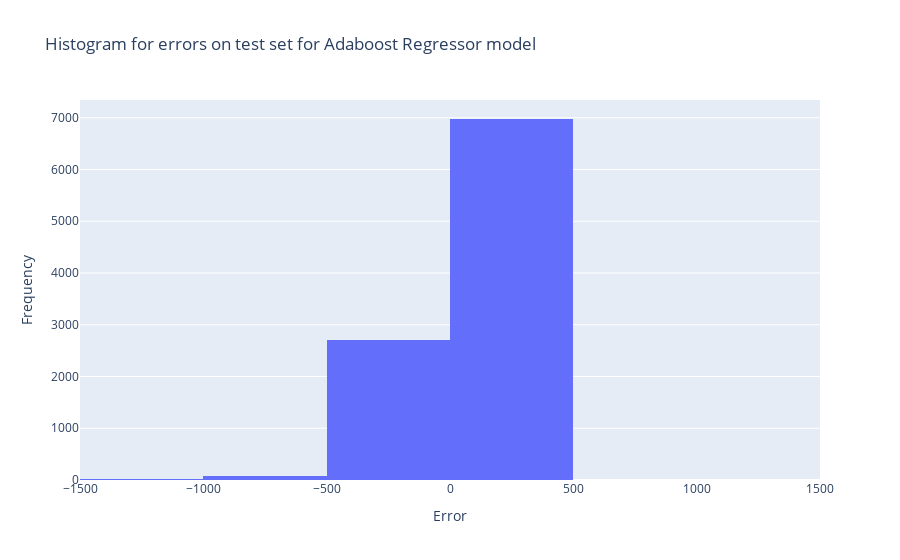

The code cell stored with this chart in its notebook:
### Code cell
hist_plot("Adaboost Regressor", y_test, y_pred_ada)

### Figure 1 — Plotly figure (JSON) as saved in the notebook; plotly's stock layout.template omitted (floating-point values rounded to 4 significant figures; data arrays with more than 128 entries replaced by an {"elided": "..."} marker saying what was removed)
{"data": [{"nbinsx": 50, "type": "histogram", "x": {"elided": "9779 float values"}}], "layout": {"title": {"text": "Histogram for errors on test set for Adaboost Regressor model"}, "xaxis": {"range": [-1500, 1500], "title": {"text": "Error"}}, "yaxis": {"title": {"text": "Frequency"}}}}
